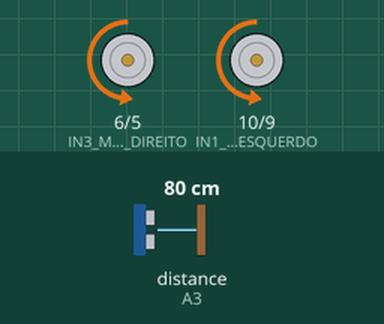
Simulated run of this sketch. Board: Arduino Nano, built with avr-gcc and run on an emulated ATmega328P. Parts: motor-driver pin pairs drawn as motors (green arrow = first pin HIGH = forward, orange = second pin HIGH = backward, longer = more drive). Wiring (inferred from the names in the program): ultrasonic range finder: trigger A4; echo A3. The test bench sets the inputs (shaded band); at power-on: distance to the obstacle (sensor on A3) 80 cm. The echo pulse lasts 58.3 µs per cm.

Above: at 1.2 s.
1.3 s: distance to the obstacle (sensor on A3) set to 2 cm
Timing chart, 0 to 4.3 s (numbered marks = the images above; inputs shaded):
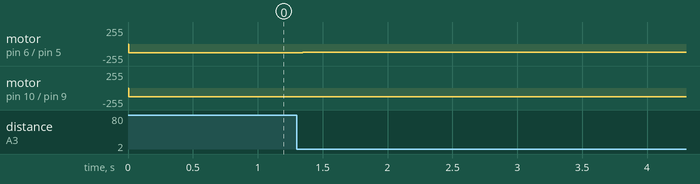

Measured:
- after the input at 1.3 s, motor on pin 6 (IN3_MOTOR_DIREITO) / pin 5 (IN4_MOTOR_DIREITO): backward 128/255 → backward 121/255 after 0.05 s

The sketch:

sketch_robo_com_sensores.ino
```cpp
// variáveis
#define trig A4
#define echo A3

// Motor esquerdo
const int IN1_MOTOR_ESQUERDO = 10;
const int IN2_MOTOR_ESQUERDO = 9;

// Motor direito
const int IN3_MOTOR_DIREITO = 6;
const int IN4_MOTOR_DIREITO = 5;

// Variáveis e Configurações
const int PWM_max = 255;
const int PWM_50 = 128;
const unsigned long TEMPO_ESPERA = 5000; // 5 segundos

  long duracao;
  float distancia;

void setup() {
  Serial.begin(9600);

  // Configurando os pinos digitais
  pinMode(trig, OUTPUT);
  pinMode(echo, INPUT);

  pinMode(IN1_MOTOR_ESQUERDO, OUTPUT);
  pinMode(IN2_MOTOR_ESQUERDO, OUTPUT);

  pinMode(IN3_MOTOR_DIREITO, OUTPUT);
  pinMode(IN4_MOTOR_DIREITO, OUTPUT);

  // Começa parado
  //pararMotores();
}


/*
 * Arduino Nano + L298N
 * 2 motores DC
 */

// ======================================================
// MOTOR ESQUERDO E DIREITO - FRENTE
// ======================================================
void moverFrente() {
  digitalWrite(IN1_MOTOR_ESQUERDO, HIGH);
  digitalWrite(IN2_MOTOR_ESQUERDO, LOW);

  digitalWrite(IN3_MOTOR_DIREITO, LOW);
  digitalWrite(IN4_MOTOR_DIREITO, HIGH);
}

// ======================================================
// MOTORES - RÉ
// ======================================================
void moverRe() {
  digitalWrite(IN1_MOTOR_ESQUERDO, LOW);
  digitalWrite(IN2_MOTOR_ESQUERDO, HIGH);

  digitalWrite(IN3_MOTOR_DIREITO, HIGH);
  digitalWrite(IN4_MOTOR_DIREITO, LOW);
}

// ======================================================
// PARAR MOTORES
// ======================================================
void pararMotores() {
  digitalWrite(IN1_MOTOR_ESQUERDO, LOW);
  digitalWrite(IN2_MOTOR_ESQUERDO, LOW);

  digitalWrite(IN3_MOTOR_DIREITO, LOW);
  digitalWrite(IN4_MOTOR_DIREITO, LOW);
}

// ======================================================
// GIRAR NO SENTIDO HORÁRIO
// ======================================================
void girarSentidoHorario() {

  //const int valor = 255 / 2; // entrada analogica variando entre 0 e 255

  // Motor esquerdo → frente
  analogWrite(IN1_MOTOR_ESQUERDO, 0);
  analogWrite(IN2_MOTOR_ESQUERDO, 128);

  // Motor direito → ré
  analogWrite(IN3_MOTOR_DIREITO, 0);
  analogWrite(IN4_MOTOR_DIREITO, 128);
}


void configSensorUltraSonico() {
  //long duracao;
  //float distancia;

  // Gerando o pulso da Onda Digital do sensor ultrasonico
  //digitalWrite(trig,LOW);
  //delayMicroseconds(2);
  // digitalWrite(trig, HIGH);
  // delayMicroseconds(10);
  // digitalWrite(trig,LOW);

  // medindo o tempo de retorno
  //duracao = pulseIn(echo, HIGH);

  // calcula a distancia em cm
  // float vel_som = 0.0343;
  // distancia = duracao * vel_som / 2;


  //Serial.print("\nDistancia: ");
  //Serial.print(distancia);
  //Serial.print(" cm");
  //delay(1000);


}


void loop() {


  //configSensorUltraSonico();

  digitalWrite(trig, HIGH);
  delayMicroseconds(10);
  digitalWrite(trig,LOW);

  // medindo o tempo de retorno
  duracao = pulseIn(echo, HIGH);

  // calcula a distancia em cm
  float vel_som = 0.0343;
  distancia = duracao * vel_som / 2;

    if (distancia < 20) {
    //Serial.println("\n\nPERIGO!");
    pararMotores();
  }

  girarSentidoHorario();
}
```
